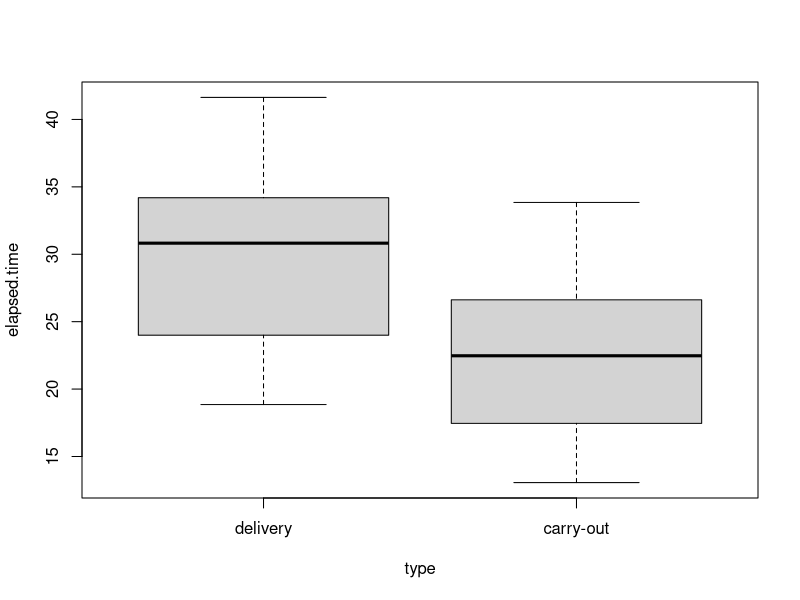

Source code (R):
## --------------------------------------
## IIE/RA 3 - Sally Model’s SM Pizza Shop
## --------------------------------------

rm(list = ls()) # ажлын огторгуйг цэвэрлэх

set.seed(1) # сийдийг бэхлэх

## Үндсэн параметрүүд

the.number.of.person.at.make.table = 3 # <= 3
oven.size = 1 # <= 3
the.number.of.delivery.person = 7

## Шаардагдах тархалтуудыг загварчлах

# Гурвалжин тархалт

rtriangular = function (n, a, c, b) {
  ifelse((u = runif(n)) < (c-a)/(b-a), a + sqrt((b-a)*(c-a)*u), b - sqrt((b-a)*(b-c)*(1-u)))
}

# hist(rtriangular(n = 500, a = 0.5, c = 0.7, b = 0.8)) # rtriangular() функцийг шалгах

## Захиалга орж ирэх хугацааны эгшинг загварчлах: захиалгын эрчимд тохируулан захиалга хоорондын хугацааг тодорхойлно

simulate.demands = function () {

  demands.per.minute = splinefun( # smoothing
    x = (time = c(0,45,90,135,180)),
    y = (demands = c(20,40,60,40,20) / 60)
  )

  # plot(0:180, demands.per.minute(0:180)) # demands.per.minute() функцийг шалгах

  time = 0
  demands.time = c()
  repeat {
    time.between.demands = rexp(n = 1, rate = demands.per.minute(time))
    time = time + time.between.demands
    if (time > 180) {
      break
    }
    demands.time = c(demands.time, time)
  }
  return(demands.time)

}

demands = simulate.demands()

# print(demands)

## Захиалгын зарим мэдээлэл: пиццаны тоо ба хэмжээ, захиалгын төрөл (delivery эсвэл carry-out), хүргэлтийн хугацаа

simulate.count.and.size = function (demands = c()) {

  # нэг захиалга дахь пиццаны тоо ба хэмжээний тархалт

  prob.dist.the.number.of.pizza = cumsum(c(64,31,5))/100
  prob.dist.size.of.pizza = cumsum(c(32,56,12))/100

  # пиццаны тоог хэмжээ тус бүрээр ялгаж хадгалах обьектүүд

  large <- medium <- small <- type <- c()

  # нэг захиалга дахь пиццаны тоо ба хэмжээг загварчлах хэсэг

  for (demand in demands) {
    the.number.of.pizza = which.max(prob.dist.the.number.of.pizza > runif(1)) # нэг захиалга дахь пиццаны тоо
    l <- m <- s <- 0
    i = 0
    while (i < the.number.of.pizza) { # пицца нэг бүрийн хэмжээг загварчлах хэсэг
      i = i + 1
      switch(which.max(prob.dist.size.of.pizza > runif(1)), # пиццаны хэмжээ
        (l = l + 1), (m = m + 1), (s = s + 1)
      )
    }
    large = c(large, l); medium = c(medium, m); small = c(small, s) # нэг захиалга дахь том, дунд ба жижиг пиццаны тоо
  }

  # захиалгын төрөл ба хүргэлтийн хугацаа

  type = factor(x = ifelse(runif(n = length(demands)) > 0.4, 1, 2), levels = c(1, 2), labels = c("delivery", "carry-out"), ordered = FALSE)

  delivery.duration = rep(0, times = length(demands)); delivery.demands = which(as.numeric(type) == 1); delivery.duration[delivery.demands] = rtriangular(n = length(delivery.demands), a = 3, c = 5, b = 12)

  # нийт захиалга: цаг, хэмжээ, тоо, захиалгын төрөл, хүргэлтийн хугацаа

  return(data.frame(time = demands, large, medium, small, type, delivery.duration))

}

demands = simulate.count.and.size(demands)

# print(demands)

## Пиццаны зарим мэдээлэл: пицца нэг бүрийн хэмжээ болон хийхэд зарцуулагдах хугацаа (3 үе шат нэг бүрчлэн)

simulate.pizza.making = function (demands = data.frame()) {

  demand.id <- size <-
    task_1 <- # Dough and saucing
    task_2 <- # Primary ingredients
    task_3 <- # Final ingredients
    c()

  for (i in as.numeric(row.names(demands))) {
    demand = demands[i,]
    demand.id = c(demand.id, rep(i, times = sum(c(demand[["large"]], demand[["medium"]], demand[["small"]]))))
    if ((n = demand[["large"]]) > 0) {
      size = c(size, rep(3, times = n))
      task_1 = c(task_1, rtriangular(n = n, 0.5, 0.7, 0.8))
      task_2 = c(task_2, rtriangular(n = n, 0.6, 0.8, 1.0))
      task_3 = c(task_3, rtriangular(n = n, 0.5, 0.6, 0.7))
    }
    if ((n = demand[["medium"]]) > 0) {
      size = c(size, rep(2, times = n))
      task_1 = c(task_1, rtriangular(n = n, 0.5, 0.7, 0.8))
      task_2 = c(task_2, rtriangular(n = n, 0.6, 0.8, 1.0))
      task_3 = c(task_3, rtriangular(n = n, 0.5, 0.6, 0.7))
    }
    if ((n = demand[["small"]]) > 0) {
      size = c(size, rep(1, times = n))
      task_1 = c(task_1, rtriangular(n = n, 0.5, 0.7, 0.8))
      task_2 = c(task_2, rtriangular(n = n, 0.6, 0.8, 1.0))
      task_3 = c(task_3, rtriangular(n = n, 0.5, 0.6, 0.7))
    }
  }

  return(data.frame (
    demand.id, # demand id on object "demands"
    size = factor(x = size, levels = c(3,2,1), labels = c("large", "medium", "small"), ordered = TRUE),
    task_1, task_2, task_3
  ))

}

pizzas = simulate.pizza.making(demands)

# print(pizzas)

## Пиццаг бэлдэх ажлыг загварчлах: пицца хийх ширээнд ажиллах хүний тооноос (1-ээс 3 хүртэл) хамаарна

pizza.making.one.person = function () {

  made.time = rep(NA, times = nrow(pizzas))
  for (i in as.numeric(row.names(pizzas))) {
    if (i == 1) {
      made.time[i] = demands[["time"]][pizzas[["demand.id"]][i]] + # захиалга орж ирсэн эгшин
        sum(pizzas[i,3:5]) # пиццаг бэлдэх нийт хугацаа
    } else {
      made.time[i] = 
        max(
          made.time[i-1], # өмнөх пиццаг бэлдэж дуусгасан эгшин
          demands[["time"]][pizzas[["demand.id"]][i]] # захиалга орж ирсэн эгшин
        ) +
        sum(pizzas[i,3:5]) # пиццаг бэлдэх нийт хугацаа
    }
  }
  pizzas$made.time = made.time
  return(pizzas)

}

pizza.making.two.person = function () { ## нэг хүн нэг пиццаг дагнан хийх

  pizza.makers.free.time = c(0, 0) # пицца хийгчдийн чөлөөтэй болсон байх хугацааны эгшин, 2 хүн ажиллана
  made.time = rep(NA, times = nrow(pizzas))
  for (i in as.numeric(row.names(pizzas))) {
    time = demands[["time"]][pizzas[["demand.id"]][i]] # захиалга орж ирсэн эгшин
    pizza.making.started = FALSE # пиццаг хийж эхэлсэн эсэхийг заах хувьсагч
    while (!pizza.making.started) { # time эгшинд пицца хийгдэж эхлэхтэй холбогдох тооцоо
      free.mans = which(pizza.makers.free.time <= time) # time эгшинд чөлөөлөгдсөн (чөлөөлөгдөж байх) ажилчид
      if (length(free.mans) > 0) {
        pizza.makers.free.time = pizza.makers.free.time[-free.mans[1]] # чөлөөтэй ажилчдын нэгэнд ажил оногдоно
        made.time[i] = time + # пиццаг хийж эхлэх эгшин
          sum(pizzas[i,3:5]) # пиццаг бэлдэх нийт хугацаа: task_1, task_2 ба task_3
        pizza.makers.free.time = c(pizza.makers.free.time, made.time[i]) # тухайн ажилчны эргэн чөлөөлөгдөх эгшин
        pizza.making.started = TRUE
      } else {
        time = sort(pizza.makers.free.time)[1] # хамгийн түрүүнд чөлөөлөгдөх ажилчны чөлөөлөгдөх эгшин
      }
    }
  }
  pizzas$made.time = made.time
  return(pizzas)

}

pizza.making.three.person = function () {

  made.time <- task_1.start <- task_1.end <- task_2.start <- task_2.end <- task_3.start <- rep(NA, times = nrow(pizzas))
  for (i in as.numeric(row.names(pizzas))) {
    if (i == 1) {
      task_1.start[i] = demands[["time"]][pizzas[["demand.id"]][i]]
      task_2.start[i] = (task_1.end[i] = task_1.start[i] + pizzas[["task_1"]][i])
      task_3.start[i] = (task_2.end[i] = task_2.start[i] + pizzas[["task_2"]][i])
      made.time[i] = task_3.start[i] + pizzas[["task_3"]][i]
    } else if (i == 2) {
      task_1.end[i] = (task_1.start[i] = max(demands[["time"]][pizzas[["demand.id"]][i]], task_1.end[i-1])) + pizzas[["task_1"]][i]
      task_2.end[i] = (task_2.start[i] = max(task_1.end[i], task_2.end[i-1])) + pizzas[["task_2"]][i]
      made.time[i] = (task_3.start[i] = max(task_2.end[i], made.time[i-1])) + pizzas[["task_3"]][i]
    } else {
      task_1.end[i] = (task_1.start[i] = max(demands[["time"]][pizzas[["demand.id"]][i]], task_1.end[i-1], task_2.end[i-2])) + pizzas[["task_1"]][i]
      task_2.end[i] = (task_2.start[i] = max(task_1.end[i], task_2.end[i-1], made.time[i-2])) + pizzas[["task_2"]][i]
      made.time[i] = (task_3.start[i] = max(task_2.end[i], made.time[i-1])) + pizzas[["task_3"]][i]
    }
  }
  pizzas$task_1.start = task_1.start; pizzas$task_1.end = task_1.end
  pizzas$task_2.start = task_2.start; pizzas$task_2.end = task_2.end
  pizzas$task_3.start = task_3.start; pizzas$made.time = made.time
  return(pizzas)

}

pizzas = switch(the.number.of.person.at.make.table,
  pizza.making.one.person(),
  pizza.making.two.person(),
  pizza.making.three.person()
)

# print(pizzas)

## Зуухны хэсгийг загварчлах: пицца нэг бүрийн зуухны оруулах хэсэгт нэвтрэх эгшин болон зуухны гаргах хэсэгт шилжих эгшин

oven = function () {

  oven.load.area.size = switch(oven.size, 435, 520, 605) # зуухны талбай

  pizzas$size.as.square.inches <<- apply(as.matrix(as.numeric(pizzas[["size"]])), 1, switch, 115, 175, 250) # пиццаны хэмжээг талбайн хэмжээнд шилжүүлэх

  load.time = rep(NA, times = nrow(pizzas))
  oven.load.area.status = list(
    current.availeble.size = oven.load.area.size, # үлдэгдэл сул зай
    size.will.be.free = list( # чөлөөлөгдөх зайн мэдээлэл
      size = c(), # зайн хэмжээ
      time = c()  # хугацааны эгшин, оруулах хэсгийг чөлөөлөх буюу зууханд шилжих
    )
  )
  for (i in as.numeric(row.names(pizzas))) {
    time = pizzas[["made.time"]][i] # бэлтгэгчийн ширээнээс пицца ирэх үеийн хугацааны эгшин
    pizza.loaded = FALSE # пицца зуухны оруулах хэсэгт шилжсэн эсэхийг заах хувьсагч
    while (!pizza.loaded) { # заагдсан эгшинд пицца зуухны оруулах хэсэгт шилжихтэй холбогдох тооцоо
      # time эгшинд чөлөөлөгдсөн (чөлөөлөгдөж байх) байх зайн хэмжээ
      indices = which(oven.load.area.status$size.will.be.free$time <= time) # чөлөөлөгдөх зай, индексүүд
      if (length(indices) > 0) {
        oven.load.area.status[["current.availeble.size"]] = oven.load.area.status[["current.availeble.size"]] + sum(oven.load.area.status$size.will.be.free$size[indices]) # + чөлөөлөгдөх нийт зайн хэмжээ
        # чөлөөлөгдсөн зайн мэдээллийг устгах
        oven.load.area.status$size.will.be.free$size = oven.load.area.status$size.will.be.free$size[-indices]
        oven.load.area.status$size.will.be.free$time = oven.load.area.status$size.will.be.free$time[-indices]
      }
      # пицца оруулах хэсэгт нэвтрэх ба хүлээгдэх байдлын тооцоо
      if (oven.load.area.status$current.availeble.size >= pizzas[["size.as.square.inches"]][i]) { # пицца оруулах хэсэгт багтана
        oven.load.area.status$current.availeble.size = oven.load.area.status$current.availeble.size - pizzas[["size.as.square.inches"]][i]
        oven.load.area.status$size.will.be.free$size = c(oven.load.area.status$size.will.be.free$size, pizzas[["size.as.square.inches"]][i])
        oven.load.area.status$size.will.be.free$time = c(oven.load.area.status$size.will.be.free$time, time + 1.9) # хугацааны тухайн эгшин + зуухны оруулах хэсэгт өнгөрүүлэх хугацаа
        load.time[i] = time
        pizza.loaded = TRUE # пицца оруулах хэсэгт шилжсэн
      } else { # пицца багтаагүй, хүлээгдэнэ
        # пицца оруулах хэсгийг орхих буюу зай чөлөөлөгдөх хамгийн ойрын эгшинг тодорхойлох
        time = oven.load.area.status$size.will.be.free$time[1]
      }
    }
  }

  pizzas$baked.time <<- (pizzas$from.load.to.bake.time <<- (pizzas$load.time <<- load.time) + 1.9) + 7.5

}

oven()

# print(pizzas)

## Хэрчиж савлах, захиалгыг гаргах хэсгийг загварчлах: IIE_SM_3.dat файл дахь өгөгдлийг шинжилж улмаар зохих тархалтын тусламжтайгаар энэ хэсэгт зарцуулагдах хугацааг тодорхойлно

# data = scan(file = "IIE_SM_3.dat") # Захиалгыг багцалж бэлдэхэд зарцуулагдах хугацаа гэж үзэв. Жич: Захиалгын хэмжээтэй хамааралгүйгээр өгчээ. Файн замыг анхаар.
# hist(data) # хоёр ширхэг гурвалжин тархалтын холимог гэж үзье
# data.1 = data[which(data < 6)]
# data.2 = data[which(data >= 6)]
# hist(data.1) # тархалтын энэ хэсгийг a = 1, c = 3, b = 6 параметрүүдтэй гурвалжин тархалт гэж үзье
# hist(data.2) # тархалтын энэ хэсгийг a = 6, c = 7.5, b = 9 параметрүүдтэй гурвалжин тархалт гэж үзье
# c(length(data.1), length(data.2))/length(data) # тархалтуудын холимгийн харьцаа ойролцоогоо 0.8 ба 0.2
# rm(data, data.1, data.2)

cut.and.box = function () {

  cut.and.box = rep(NA, times = nrow(demands))
  for (i in as.numeric(row.names(demands))) {
    cut.and.box[i] = max(pizzas[["baked.time"]][which(pizzas[["demand.id"]] == i)]) + # захиалга дахь пиццануудаас хамгийн сүүлийн пиццаны зуухнаас гарах эгшин
      ifelse(
        runif(1) < 0.8,
        rtriangular(n = 1, a = 1, c = 3, b = 6),
        rtriangular(n = 1, a = 6, c = 7.5, b = 9)
      )
  }
  demands$cut.and.box <<- cut.and.box

}

cut.and.box()

# print(demands)

## Хүргэлтийн хэсгийг загварчлах: захиалгыг хүргэхэд зарцуулагдах хугацааг тодорхойлно, хүргэлтийн ажилчдын тоо хувьсах боломжтой байх шаардлагатай

delivery = function () {

  delivery.person.back_time = rep(0, times = the.number.of.delivery.person) # хугацааны эхэнд бүх хүргэгч бэлэн байгаа
  delivery.time = rep(NA, times = nrow(demands))
  for (i in as.numeric(row.names(demands))) {
    if (as.numeric(demands[["type"]][i]) == 1) { # delivery
      delivery.person.back_time = sort(delivery.person.back_time) # бэлэн эсвэл хамгийн түрүүнд эргэж ирэх хүргэгч
      delivery.time[i] = max(demands[["cut.and.box"]][i], delivery.person.back_time[1]) + demands[["delivery.duration"]][i]
      delivery.person.back_time[1] = delivery.time[i] + demands[["delivery.duration"]][i] # хүргэгчийн эргэж ирэх хугацаа
    } else { # carry-out
      delivery.time[i] = demands[["cut.and.box"]][i]
    }
  }
  demands$delivery.time <<- delivery.time

}

delivery()

# print(demands)

## Захиалгыг гүйцэтгэхэд зарцуулсан нийт хугацааг олох

demands$elapsed.time = demands[["delivery.time"]] - demands[["time"]]

## Эцсийн үр дүнгийн товчоо ба зарим статистик үзүүлэлтүүд

print(demands)

print(pizzas)

tapply(demands[["elapsed.time"]], demands[["type"]], mean)
tapply(demands[["elapsed.time"]], demands[["type"]], sd)
tapply(demands[["elapsed.time"]], demands[["type"]], fivenum) # minimum, lower-hinge, median, upper-hinge, maximum
boxplot(formula = elapsed.time ~ type, data = demands)
